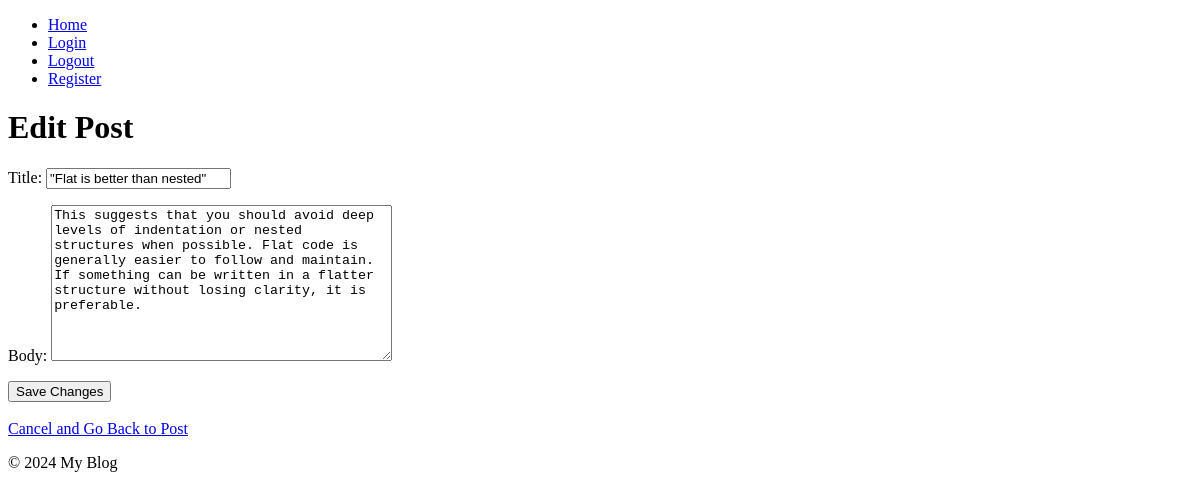
Page /blog/post/6/edit/ (signed in) on the committed database.
### blog/models.py (models this page shows, shortened)
class Post(models.Model):
    title = models.CharField(max_length=200)
    body = models.TextField()
    created_at = models.DateTimeField(auto_now_add=True)
    updated_at = models.DateTimeField(auto_now=True)
    author = models.ForeignKey(User, on_delete=models.CASCADE)

### blog/views.py (the view)
# urls.py: path('post/<int:post_id>/edit/', views.edit_post, name='edit_post'),
@login_required
def edit_post(request, post_id):
    post = get_object_or_404(Post, id=post_id)
    if request.method == 'POST':
        form = PostForm(request.POST, instance=post)
        if form.is_valid():
            form.save()
            messages.success(request, 'Your post has been updated!')
            return redirect('post_detail', post_id=post.id)
    else:
        form = PostForm(instance=post)
    return render(request, 'blog/edit_post.html', {'form': form, 'post': post})

### blog/forms.py
class PostForm(forms.ModelForm):
    class Meta:
        model = Post
        fields = ['title', 'body']

### blog/templates/blog/edit_post.html (shortened to what this page needs)
{% extends 'base.html' %}
{% block content %}
    <h1>Edit Post</h1>
    <form method="POST">
        {{ form.as_p }}
        <button type="submit">Save Changes</button>
    </form>
    <br>
    <a href="{% url 'post_detail' post.id %}">Cancel and Go Back to Post</a>
{% endblock %}

### rows in the picture
Post: title "\"Flat is better than nested\"", body "This suggests that you should avoid deep levels of indentation or nested structures when possible. Flat code is generally easier to follow and maintain. If something can be written in a flatter structure without losing clarity, it is preferable."
